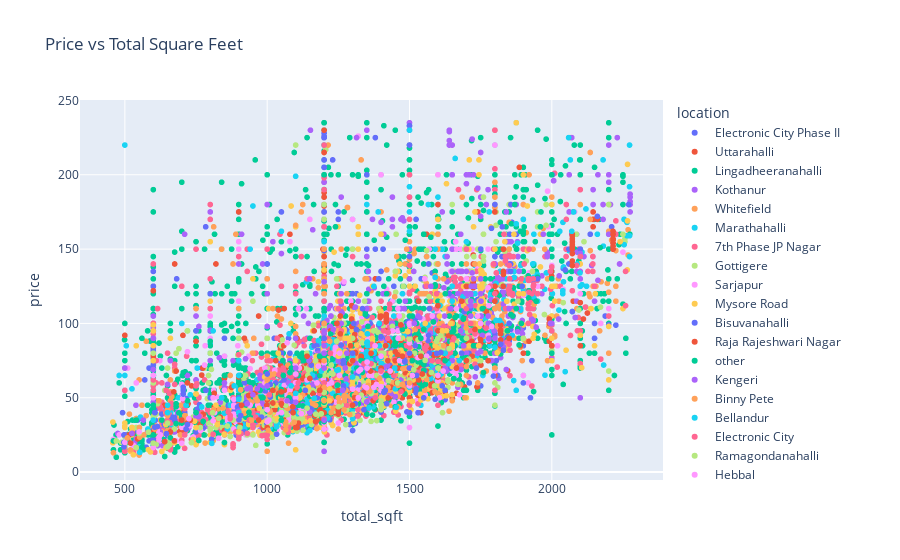

Notebook cell for this chart:
### Code cell
# 1. Scatter Plot using Plotly
fig_scatter = px.scatter(data, x='total_sqft', y='price', color='location', title='Price vs Total Square Feet')
fig_scatter.show()
